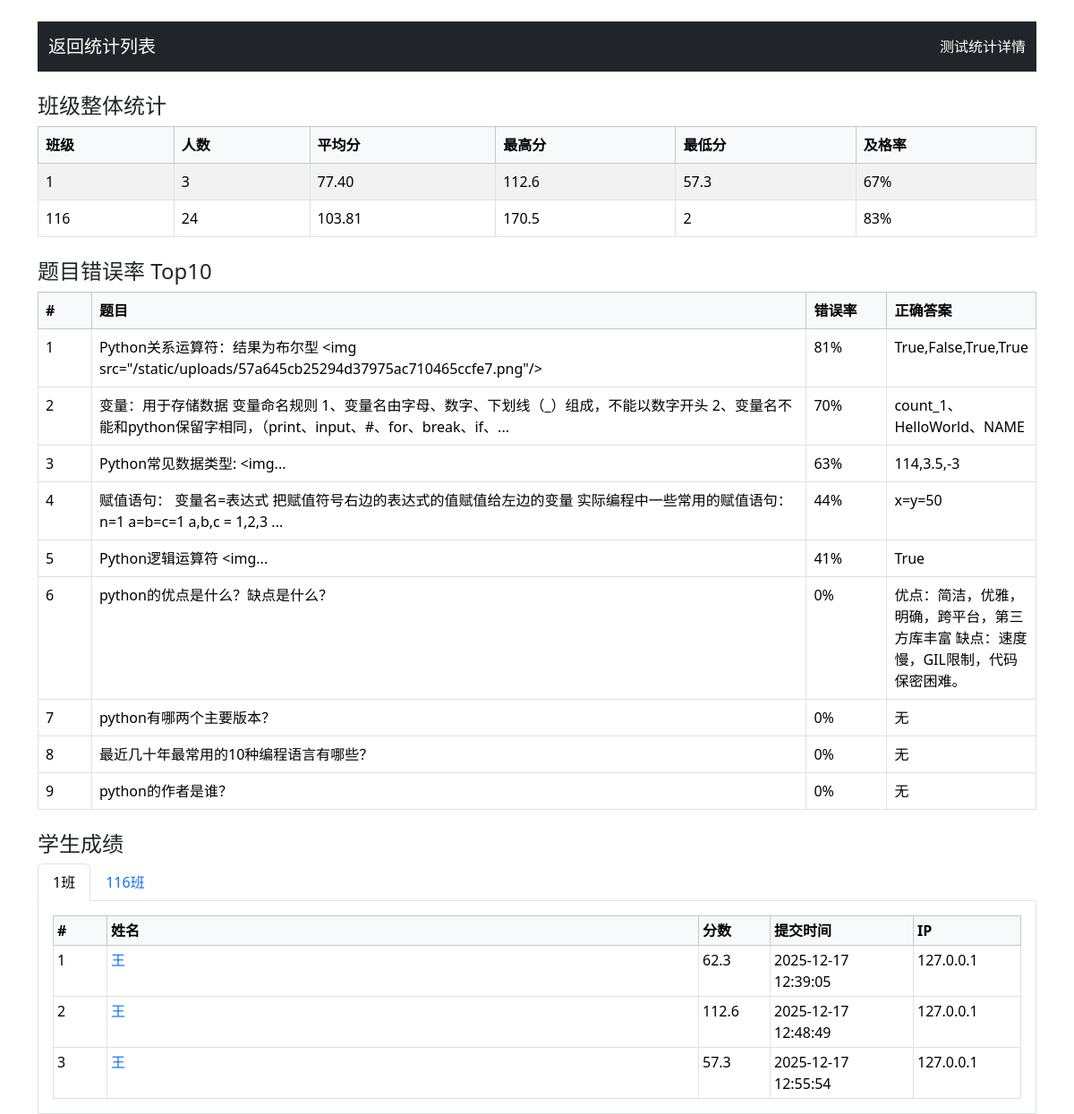
Screenshot of /test_statistics/34 (signed in) with the database file from the repository.
### app.py (models this page shows)
class TestResult(db.Model):
    id = db.Column(db.Integer, primary_key=True)
    student_id = db.Column(db.Integer, db.ForeignKey('user.id'))
    student_name = db.Column(db.String(100), nullable=False)
    class_number = db.Column(db.String(50), nullable=False)
    test_id = db.Column(db.Integer, db.ForeignKey('test.id'), nullable=False)
    score = db.Column(db.Integer, nullable=False)
    created_at = db.Column(db.DateTime, default=datetime.utcnow)
    answers = db.Column(db.Text)
    ip_address = db.Column(db.String(15), nullable=True) # Added ip_address column
    test = db.relationship('Test', backref=db.backref('results', lazy=True))

class Question(db.Model):
    id = db.Column(db.Integer, primary_key=True)
    question_type = db.Column(db.String(20), nullable=False)
    content = db.Column(db.Text, nullable=False)
    image_path = db.Column(db.String(200))  # 题目配图
    option_a = db.Column(db.String(200))
    option_b = db.Column(db.String(200))
    option_c = db.Column(db.String(200))
    option_d = db.Column(db.String(200))
    option_e = db.Column(db.String(200))
    correct_answer = db.Column(db.String(200), nullable=False)
    score = db.Column(db.Integer, nullable=False)
    explanation = db.Column(db.Text)
    created_at = db.Column(db.DateTime, default=datetime.utcnow)
    bank_id = db.Column(db.Integer, db.ForeignKey('question_bank.id'), nullable=False)

### app.py (the view, shortened to what this page needs)
@app.route('/test_statistics/<int:test_id>')
def get_test_statistics(test_id):
    if 'role' not in session or session['role'] != 'teacher':
        return redirect(url_for('teacher_login'))
    results = TestResult.query.filter_by(test_id=test_id).order_by(TestResult.class_number, TestResult.student_name, TestResult.created_at).all()
    class_stats = {}
    class_students = {}
    for result in results:
        if result.class_number not in class_stats:
            class_stats[result.class_number] = {
                'student_count': 0,
                'total_score': 0,
                'scores': [],
                'pass_count': 0
            }
        stats = class_stats[result.class_number]
        stats['student_count'] += 1
        stats['total_score'] += result.score
        stats['scores'].append(result.score)
        if result.score >= 60:
            stats['pass_count'] += 1
        if result.class_number not in class_students:
            class_students[result.class_number] = []
        class_students[result.class_number].append({
            'name': result.student_name,
            'score': result.score,
            'submit_time': to_bj(result.created_at).strftime('%Y-%m-%d %H:%M:%S'),
            'ip': result.ip_address,
            'result_id': result.id
        })
    statistics = []
    for class_number, stats in class_stats.items():
        if stats['student_count'] > 0:
            statistics.append({
                'class_number': class_number,
                'student_count': stats['student_count'],
                'average_score': stats['total_score'] / stats['student_count'],
                'max_score': max(stats['scores']),
                'min_score': min(stats['scores']),
                'pass_rate': stats['pass_count'] / stats['student_count']
            })
    statistics.sort(key=lambda x: x['class_number'])
    class_students = dict(sorted(class_students.items(), key=lambda x: x[0]))
    question_stats = defaultdict(lambda: {'total': 0, 'wrong': 0, 'content': '', 'question_type': '', 'correct_answer': ''})
    for result in results:
        answers = json.loads(result.answers)
        for qid_str, stu_ans in answers.items():
            qid = int(qid_str)
            question = Question.query.get(qid)
            if not question:
                continue
            question_stats[qid]['total'] += 1
            question_stats[qid]['content'] = question.content
            question_stats[qid]['question_type'] = question.question_type
            question_stats[qid]['correct_answer'] = question.correct_answer
            is_wrong = False
            if question.question_type == 'single_choice':
                is_wrong = stu_ans != question.correct_answer
            elif question.question_type == 'multiple_choice':
                def normalize(ans):
                    return ''.join(sorted([c for c in ans.replace(',', '').replace(' ', '').upper() if c in 'ABCDE']))
                is_wrong = normalize(stu_ans) != normalize(question.correct_answer)
            elif question.question_type == 'true_false':
                is_wrong = stu_ans != question.correct_answer
            elif question.question_type == 'fill_blank':
                def norm_fill(s):
                    parts = [p.strip().lower() for p in s.replace('、', ',').split(',') if p.strip()]
                    return ','.join(parts)
                is_wrong = norm_fill(stu_ans) != norm_fill(question.correct_answer)
            if is_wrong:
                question_stats[qid]['wrong'] += 1
    error_questions = []
    for qid, stat in question_stats.items():
        if stat['total'] > 0:
            error_rate = stat['wrong'] / stat['total']
            question = Question.query.get(qid) # 重新获取question对象以访问选项
            if question:
                q_data = {
                    'id': qid,
                    'content': stat['content'],
                    'question_type': stat['question_type'],
                    'correct_answer': stat['correct_answer'],
                    'error_rate': error_rate,
                    'wrong_count': stat['wrong'],
                    'total_count': stat['total']
                }
                error_questions.append(q_data)
    error_questions.sort(key=lambda x: x['error_rate'], reverse=True)
    top_error_questions = error_questions[:10]
    return render_template('test_statistics_detail.html', statistics=statistics, class_students=class_students, top_error_questions=top_error_questions)

### app.py (called while the page is built)
def to_bj(dt: datetime):
    return (dt + BJ_OFFSET) if dt else dt

### templates/test_statistics_detail.html (shortened to what this page needs)
<!DOCTYPE html>
<html lang="zh">
<head>
    <link href="{{ url_for('static', filename='bootstrap/css/bootstrap.min.css') }}" rel="stylesheet">
</head>
<body class="container mt-4">
    <nav class="navbar navbar-dark bg-dark mb-4">
        <div class="container-fluid">
            <a href="{{ url_for('test_statistics') }}" class="navbar-brand"> 返回统计列表</a>
            <span class="navbar-text text-white">测试统计详情</span>
        </div>
    </nav>
    <h4>班级整体统计</h4>
    {% if statistics %}
    <table class="table table-striped table-bordered">
        <thead class="table-light">
            <tr>
                <th>班级</th>
                <th>人数</th>
                <th>平均分</th>
                <th>最高分</th>
                <th>最低分</th>
                <th>及格率</th>
            </tr>
        </thead>
        <tbody>
            {% for stat in statistics %}
            <tr>
                <td>{{ stat.class_number }}</td>
                <td>{{ stat.student_count }}</td>
                <td>{{ '%.2f' % stat.average_score }}</td>
                <td>{{ stat.max_score }}</td>
                <td>{{ stat.min_score }}</td>
                <td>{{ '%.0f%%' % (stat.pass_rate*100) }}</td>
            </tr>
            {% endfor %}
        </tbody>
    </table>
    {% else %}
    <div class="alert alert-info">暂无数据</div>
    {% endif %}
    <h4 class="mt-4">题目错误率 Top10</h4>
    {% if top_error_questions %}
    <table class="table table-bordered">
        <thead class="table-light">
            <tr>
                <th style="width:60px">#</th>
                <th>题目</th>
                <th style="width:90px">错误率</th>
                <th style="width:120px">正确答案</th>
            </tr>
        </thead>
        <tbody>
            {% for q in top_error_questions %}
            <tr>
                <td>{{ loop.index }}</td>
                <td>{{ q.content|truncate(100) }}</td>
                <td>{{ '%.0f%%' % (q.error_rate*100) }}</td>
                <td>{{ q.correct_answer }}</td>
            </tr>
            {% endfor %}
        </tbody>
    </table>
    {% else %}
    <div class="alert alert-info">暂无错误题目统计</div>
    {% endif %}
    <h4 class="mt-4">学生成绩</h4>
    <ul class="nav nav-tabs" id="classTab" role="tablist">
        {% for class_number in class_students.keys() %}
        <li class="nav-item" role="presentation">
            <button class="nav-link {% if loop.first %}active{% endif %}" id="tab-{{ class_number }}" data-bs-toggle="tab" data-bs-target="#pane-{{ class_number }}" type="button" role="tab">{{ class_number }}班</button>
        </li>
        {% endfor %}
    </ul>
    <div class="tab-content border border-top-0 p-3" id="classTabContent">
        {% for class_number, students in class_students.items() %}
        <div class="tab-pane fade {% if loop.first %}show active{% endif %}" id="pane-{{ class_number }}" role="tabpanel">
            <table class="table table-sm table-bordered mb-0">
                <thead class="table-light">
                    <tr>
                        <th style="width:60px">#</th>
                        <th>姓名</th>
                        <th style="width:80px">分数</th>
                        <th style="width:160px">提交时间</th>
                        <th style="width:120px">IP</th>
                    </tr>
                </thead>
                <tbody>
                    {% for stu in students %}
                    <tr>
                        <td>{{ loop.index }}</td>
                        <td><a href="{{ url_for('test_result', result_id=stu.result_id) }}" target="_blank" class="text-primary text-decoration-none">{{ stu.name }}</a></td>
                        <td>{{ stu.score }}</td>
                        <td>{{ stu.submit_time }}</td>
                        <td>{{ stu.ip }}</td>
                    </tr>
                    {% endfor %}
                </tbody>
            </table>
        </div>
        {% endfor %}
    </div>
</body>
</html>

### rows the page displays
TestResult: max_score "112.6", name "王", score "112.6", submit_time "2025-12-17 12:48:49", ip "127.0.0.1"
TestResult: min_score "57.3", name "王", score "57.3", submit_time "2025-12-17 12:55:54", ip "127.0.0.1"
TestResult: class_number "116", class_number "116"
TestResult: max_score "170.5"
Question: content "Python关系运算符：结果为布尔型 <img src=\"/static/uploads/57a645cb25294d37975ac710465ccfe7.png\"/>", error_rate "81%", correct_answer "True,False,True,True"
Question: content "变量：用于存储数据 变量命名规则 1、变量名由字母、数字、下划线（_）组成，不能以数字开头 2、变量名不能和python保留字相同，（print、input、#、for、break、if、...", error_rate "70%", correct_answer "count_1、HelloWorld、NAME"
Question: content "Python常见数据类型: <img...", error_rate "63%", correct_answer "114,3.5,-3"
Question: content "赋值语句： 变量名=表达式 把赋值符号右边的表达式的值赋值给左边的变量 实际编程中一些常用的赋值语句：n=1 a=b=c=1 a,b,c = 1,2,3 ...", error_rate "44%", correct_answer "x=y=50"
Question: content "Python逻辑运算符 <img...", error_rate "41%", correct_answer "True"
Question: content "python的优点是什么？缺点是什么？", error_rate "0%", correct_answer "优点：简洁，优雅，明确，跨平台，第三方库丰富 缺点：速度慢，GIL限制，代码保密困难。"
Question: content "python有哪两个主要版本？", error_rate "0%", correct_answer "无"
Question: content "最近几十年最常用的10种编程语言有哪些？", error_rate "0%", correct_answer "无"
Question: content "python的作者是谁？", error_rate "0%", correct_answer "无"
TestResult: name "王", score "62.3", submit_time "2025-12-17 12:39:05", ip "127.0.0.1"

### other values shown
{{ stat.class_number }} "1"
{{ stat.student_count }} "3" "24"
{{ '%.2f' % stat.average_score }} "77.40" "103.81"
{{ '%.0f%%' % (stat.pass_rate*100) }} "67%" "83%"
{{ stat.min_score }} "2"
{{ class_number }} "1"
